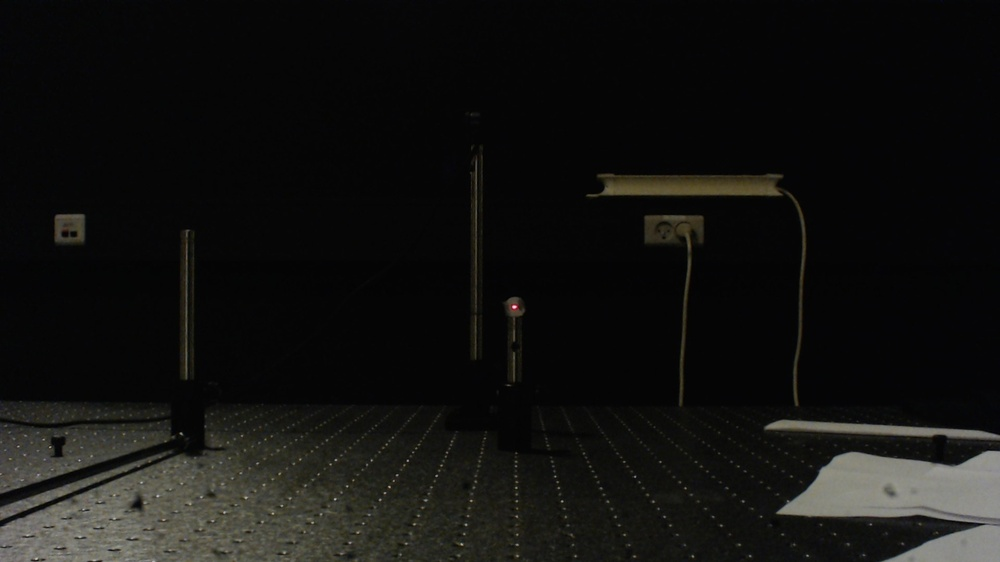
%> input picture Håndmålte billeder/b1.jpg, 1000 x 562 px, shrunk from 1920 x 1080 before the run
$ octave test.m   (GNU Octave 9; MATLAB toolbox functions it lacks are replaced by stand-ins)
%> lines starting %> are read from the running program, lines starting %| are printed output that depends on the picture; in (x1, y1, x2, y2) boxes, pixels count from 0 and x2, y2 are one past the last pixel; in counts of white or black regions, pixels touching at a corner belong together; the program's own positions count from 1
### locationDot.m
function [location_of_dot_x, location_of_dot_y] = locationDot(image)
%SUBMATRIX Summary of this function goes here. Author=Thor. The meaning of
%this function is that is finds the laser dot and estimate an x,y
%coordinate from one the pixels that belongs to the laser dot.

%   Detailed explanation goes here
% In order to find the laser dot  the picture is converted into the hsv
% format instead of the RGB format. After this the "mask" is created which
% find all the pixel that should belong to the laser dot. This is done by
% tweeking the parameters of hue and saturation. "mask" ending up been a
% logica matrix with 1 or 0 deping if the statement was satisfied or not.
% The next step is to find the first element in "mask" that is 1 and the
% take the x and y coordinate of this element.

% The next line is used for HSV
% hsv = rgb2hsv(image);
% figure()
% imshow(hsv);
%
% mask=[(hsv(:,:,1)>=0.91| hsv(:,:,1)==0)& (hsv(:,:,3)>=0.05) ] ;
% dot=mask.*hsv;
% figure()
% imshow(dot);

% The next line is used for RGB
mask=[image(:,:,1)>=10];


[location_of_dot_x,location_of_dot_y] = find(mask == 1,1,'first') ;%finding the first element that is equal to
% [13 lines of commented-out code are left out]


end

### subMatrix.m
function [subMatrix, offsetH, offsetW] = subMatrix(matrix,pointX,pointY,subMatrixW,subMatrixH)
%SUBMATRIX Summary of this function goes here. Author=Rasmus. Prime goal is
%to cut out a submatrix of the image that is inserted in the function. THis
%cut out will be centered around the x,y coordinated that 큛s put into the
%function.
%   Detailed explanation goes here

subMatrix = zeros(subMatrixH,subMatrixW);
yfrom = (pointY-floor(subMatrixH/2));
yto = (pointY+ceil(subMatrixH/2));
xfrom = (pointX-floor(subMatrixW/2));
xto = (pointX+ceil(subMatrixW/2));

subMatrix = matrix(yfrom:yto,xfrom:xto);

offsetH = pointY-floor(subMatrixH/2);
offsetW = pointX-floor(subMatrixW/2);
end

### test.m
clear all;
close all;
clc;

original = imread('H錸dm錶te billeder\b1.jpg');
%> original is the input picture: size 562x1000x3 uint8; mean R, G, B 18.5, 18.4, 16.6
figure()
imshow(original);
red = original(:,:,1);
green=original(:,:,2);
blue=original(:,:,3);

figure()
imshow(red);


[location_of_dot_x, location_of_dot_y] = locationDot(original) ;
%> in locationDot, `mask=[image(:,:,1)>=10];`:
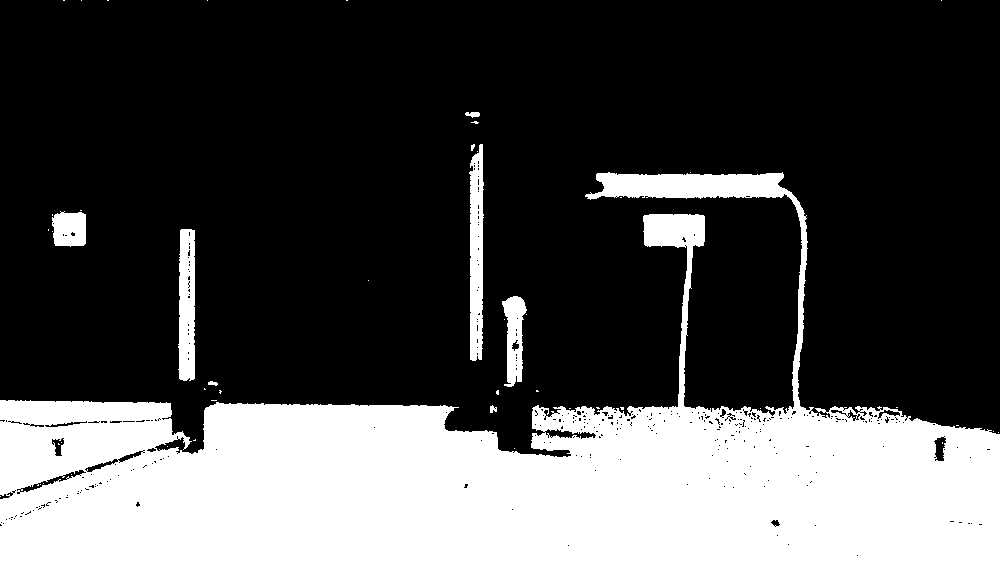
%> mask: size 562x1000 logical; 29.1% white; 49 white regions (40 under 20 px), largest, box (x1, y1, x2, y2) and area: (0, 172, 1000, 562) 155870, (469, 144, 484, 361) 2590, (178, 229, 195, 381) 2302
%> in locationDot, `[location_of_dot_x,location_of_dot_y] = find(mask == 1,1,'first') ;`: location_of_dot_x = 401; location_of_dot_y = 1
%> location_of_dot_x = 401; location_of_dot_y = 1

Wsub = 30;
Hsub = 20;

[submatrix_red,offsetH_r,offsetW_r] = subMatrix(red,location_of_dot_y,location_of_dot_x,Wsub,Hsub)
%> in subMatrix, `yfrom = (pointY-floor(subMatrixH/2));`: yfrom = 391
%> in subMatrix, `yto = (pointY+ceil(subMatrixH/2));`: yto = 411
%> in subMatrix, `xfrom = (pointX-floor(subMatrixW/2));`: xfrom = -14
%> in subMatrix, `xto = (pointX+ceil(subMatrixW/2));`: xto = 16
%> the run ends on the next line
